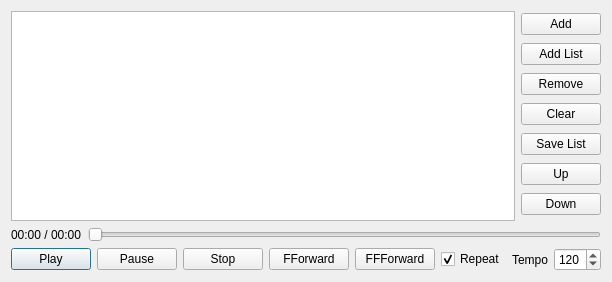
<?xml version="1.0" encoding="UTF-8"?>
<ui version="4.0">
 <class>MidiPlayerDialog</class>
 <widget class="QDialog" name="MidiPlayerDialog">
  <property name="geometry">
   <rect>
    <x>0</x>
    <y>0</y>
    <width>588</width>
    <height>282</height>
   </rect>
  </property>
  <property name="windowTitle">
   <string>MIDI Player</string>
  </property>
  <layout class="QVBoxLayout" name="verticalLayout_3">
   <item>
    <layout class="QVBoxLayout" name="verticalLayout">
     <item>
      <layout class="QHBoxLayout" name="horizontalLayout">
       <item>
        <widget class="QListWidget" name="playList">
         <property name="acceptDrops">
          <bool>true</bool>
         </property>
         <property name="dragEnabled">
          <bool>true</bool>
         </property>
         <property name="dragDropMode">
          <enum>QAbstractItemView::DragDrop</enum>
         </property>
        </widget>
       </item>
       <item>
        <layout class="QVBoxLayout" name="verticalLayout_2">
         <item>
          <widget class="QPushButton" name="addButton">
           <property name="text">
            <string>Add</string>
           </property>
          </widget>
         </item>
         <item>
          <widget class="QPushButton" name="addListButton">
           <property name="text">
            <string>Add List</string>
           </property>
          </widget>
         </item>
         <item>
          <widget class="QPushButton" name="removeButton">
           <property name="text">
            <string>Remove</string>
           </property>
          </widget>
         </item>
         <item>
          <widget class="QPushButton" name="clearButton">
           <property name="text">
            <string>Clear</string>
           </property>
          </widget>
         </item>
         <item>
          <widget class="QPushButton" name="saveListButton">
           <property name="text">
            <string>Save List</string>
           </property>
          </widget>
         </item>
         <item>
          <widget class="QPushButton" name="moveUpButton">
           <property name="text">
            <string>Up</string>
           </property>
          </widget>
         </item>
         <item>
          <widget class="QPushButton" name="moveDownButton">
           <property name="text">
            <string>Down</string>
           </property>
          </widget>
         </item>
        </layout>
       </item>
      </layout>
     </item>
     <item>
      <layout class="QHBoxLayout" name="horizontalLayout_2">
       <item>
        <widget class="QLabel" name="positionLabel">
         <property name="text">
          <string>00:00 / 00:00</string>
         </property>
        </widget>
       </item>
       <item>
        <widget class="QSlider" name="positionSlider">
         <property name="maximum">
          <number>1000</number>
         </property>
         <property name="singleStep">
          <number>10</number>
         </property>
         <property name="pageStep">
          <number>100</number>
         </property>
         <property name="orientation">
          <enum>Qt::Horizontal</enum>
         </property>
        </widget>
       </item>
      </layout>
     </item>
     <item>
      <layout class="QHBoxLayout" name="horizontalLayout_3">
       <item>
        <widget class="QPushButton" name="playButton">
         <property name="text">
          <string>Play</string>
         </property>
         <property name="default">
          <bool>true</bool>
         </property>
        </widget>
       </item>
       <item>
        <widget class="QPushButton" name="pauseButton">
         <property name="text">
          <string>Pause</string>
         </property>
        </widget>
       </item>
       <item>
        <widget class="QPushButton" name="stopButton">
         <property name="text">
          <string>Stop</string>
         </property>
        </widget>
       </item>
       <item>
        <widget class="QPushButton" name="fastForwardButton">
         <property name="text">
          <string>FForward</string>
         </property>
        </widget>
       </item>
       <item>
        <widget class="QPushButton" name="fastFastForwardButton">
         <property name="text">
          <string>FFForward</string>
         </property>
        </widget>
       </item>
       <item>
        <widget class="QCheckBox" name="repeatCheckBox">
         <property name="checked">
          <bool>true</bool>
         </property>
         <property name="sizePolicy">
          <sizepolicy hsizetype="Fixed" vsizetype="Fixed">
           <horstretch>0</horstretch>
           <verstretch>0</verstretch>
          </sizepolicy>
         </property>
         <property name="text">
          <string>Repeat</string>
         </property>
        </widget>
       </item>
       <item>
        <widget class="QLabel" name="tempoLabel">
         <property name="text">
          <string>Tempo</string>
         </property>
         <property name="alignment">
          <set>Qt::AlignRight|Qt::AlignTrailing|Qt::AlignVCenter</set>
         </property>
        </widget>
       </item>
       <item>
        <widget class="QSpinBox" name="tempoSpinBox">
         <property name="accelerated">
          <bool>true</bool>
         </property>
         <property name="minimum">
          <number>1</number>
         </property>
         <property name="maximum">
          <number>999</number>
         </property>
         <property name="value">
          <number>120</number>
         </property>
        </widget>
       </item>
      </layout>
     </item>
    </layout>
   </item>
  </layout>
 </widget>
 <tabstops>
  <tabstop>playList</tabstop>
  <tabstop>addButton</tabstop>
  <tabstop>addListButton</tabstop>
  <tabstop>removeButton</tabstop>
  <tabstop>clearButton</tabstop>
  <tabstop>saveListButton</tabstop>
  <tabstop>moveUpButton</tabstop>
  <tabstop>moveDownButton</tabstop>
  <tabstop>positionSlider</tabstop>
  <tabstop>playButton</tabstop>
  <tabstop>pauseButton</tabstop>
  <tabstop>stopButton</tabstop>
  <tabstop>fastForwardButton</tabstop>
  <tabstop>fastFastForwardButton</tabstop>
  <tabstop>tempoSpinBox</tabstop>
 </tabstops>
 <resources/>
 <connections/>
</ui>
